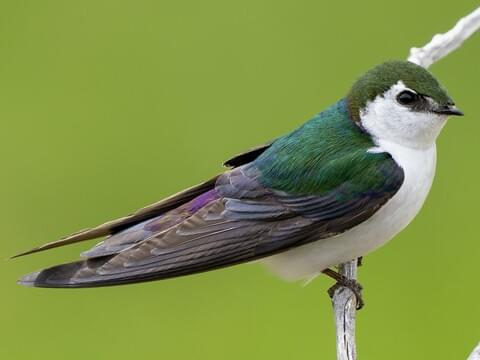
#> input picture assignment5/bird.jpg, 480 x 360 px
$ python caogao.py
#> lines starting #> are read from the running program, lines starting #| are printed output that depends on the picture
'''
###### DO NOT EDIT ######
(Scroll down for start of the assignment)

# MATLAB Code:
# Alexey S. Sokolov a.k.a. nICKEL, Moscow, Russia
# June 2007
# alex.nickel@gmail.com

Zig-zag section
'''

import numpy as np

# Zigzag scan of a matrix

# --INPUT--
# Argument: 2D matrix of any size, not strictly square

# --OUTPUT--
# Returns: 1-by-(m*n) array, where input matrix is m*n

# [170 lines left out: functions zigzag, inverse_zigzag, not called in this run]


'''
######
Assignment 5 starts here
######
'''

def part1_encoder():
    import numpy as np
    import matplotlib.pyplot as plt
    from skimage import io
    from scipy.fftpack import dct

    # Defining block size
    block_size = 8

    # Read image using skimage.io
    file = 'bird.jpg'
    img = io.imread(file)
#> img is the input picture: shape (360, 480, 3); mean R, G, B 127.9, 145.9, 72

    plt.imshow(img)
    plt.title('input image (RGB)')
    plt.axis('off')
    plt.show()

    # Convert the image from RGB space to YCbCr space
    def rgb_to_ycbcr(rgb_image):
        ycbcr_image = np.zeros_like(rgb_image, dtype=np.float32)
        ycbcr_image[:, :, 0] = 0.299 * rgb_image[:, :, 0] + 0.587 * rgb_image[:, :, 1] + 0.114 * rgb_image[:, :, 2]
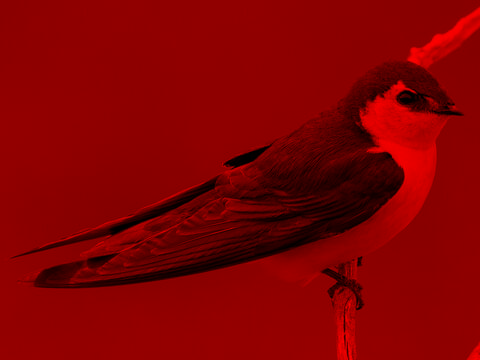
#> ycbcr_image: shape (360, 480, 3) float32; mean R, G, B 132.1, 0, 0
        ycbcr_image[:, :, 1] = 128 - 0.168736 * rgb_image[:, :, 0] - 0.331264 * rgb_image[:, :, 1] + 0.5 * rgb_image[:, :, 2]
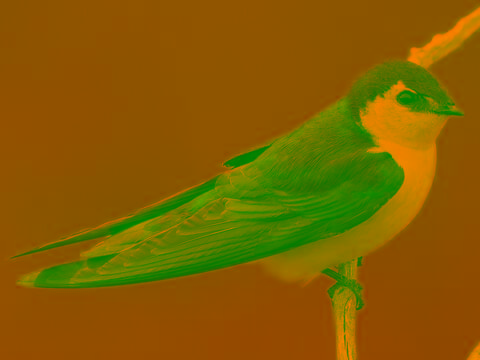
#> ycbcr_image: shape (360, 480, 3) float32; mean R, G, B 132.1, 94, 0
        ycbcr_image[:, :, 2] = 128 + 0.5 * rgb_image[:, :, 0] - 0.418688 * rgb_image[:, :, 1] - 0.081312 * rgb_image[:, :, 2]
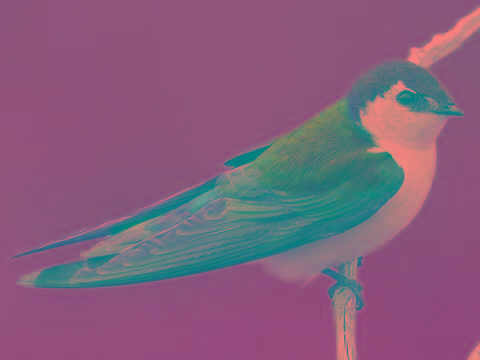
#> ycbcr_image: shape (360, 480, 3) float32; mean R, G, B 132.1, 94, 125.1
        return ycbcr_image

    img = rgb_to_ycbcr(img)

    plt.imshow(np.uint8(img))
    plt.title('input image (YCbCr)')
    plt.axis('off')
    plt.show()

    # Function to compute 2D Discrete Cosine Transform (DCT)
    def dct2D(x):
        return dct(dct(x.T, norm='ortho').T, norm='ortho')

    # Get size of image
    h, w, d = img.shape
#> h = 360; w = 480; d = 3

    # Compute number of blocks (of size 8-by-8), cast the numbers to int
    nbh = np.ceil(h / block_size).astype(int)
#> nbh = 45
    nbw = np.ceil(w / block_size).astype(int)
#> nbw = 60

    # Pad the image
    H = nbh * block_size
#> H = 360
    W = nbw * block_size
#> W = 480
    padded_img = np.zeros((H, W, d))
    padded_img[0:h, 0:w, :] = img

    plt.imshow(np.uint8(padded_img))
    plt.title('Padded Image')
    plt.axis('off')
    plt.show()

    # Create the quantization matrix
    # Create the quantization matrix for Y channel
    quantization_matrix_Y = np.array([
        [16, 11, 10, 16, 24, 40, 51, 61],
        [12, 12, 14, 19, 26, 58, 60, 55],
        [14, 13, 16, 24, 40, 57, 69, 56],
        [14, 17, 22, 29, 51, 87, 80, 62],
        [18, 22, 37, 56, 68, 109, 103, 77],
        [24, 35, 55, 64, 81, 104, 113, 92],
        [49, 64, 78, 87, 103, 121, 120, 101],
        [72, 92, 95, 98, 112, 100, 103, 99]
    ])

    # Create the quantization matrix for Cb and Cr channels
    quantization_matrix_CbCr = np.array([
        [17, 18, 24, 47, 99, 99, 99, 99],
        [18, 21, 26, 66, 99, 99, 99, 99],
        [24, 13, 56, 99, 99, 99, 99, 99],
        [47, 66, 99, 99, 99, 99, 99, 99],
        [99, 99, 99, 99, 99, 99, 99, 99],
        [99, 99, 99, 99, 99, 99, 99, 99],
        [99, 99, 99, 99, 99, 99, 99, 99],
        [99, 99, 99, 99, 99, 99, 99, 99]
    ])

    # Initialize variables for compression calculations
    quantized_blocks = np.zeros((H, W,3))
    nonzeron_num = 0
    quantized_nonzeron_num = 0
    num_pixels = 0

    for i in range(nbh):
        for j in range(nbw):
            # Process each block
            for channel in range(3):
                # Apply DCT
                block = padded_img[i*block_size:(i+1)*block_size, j*block_size:(j+1)*block_size, channel]
                dct_block = dct2D(block)

                # Quantize
                quant_matrix = quantization_matrix_Y if channel == 0 else quantization_matrix_CbCr
                quantized_block = np.round(dct_block / quant_matrix)

                # Calculate non-zero elements
                if channel == 0:  # Only for Y channel
                    nonzeron_num += np.count_nonzero(dct_block)
                    quantized_nonzeron_num += np.count_nonzero(quantized_block)
#> after the loop, nonzeron_num = 85101; quantized_nonzeron_num = 14465

                # Save quantized blocks (for demonstration, we're not using it for encoding)
                # In actual JPEG encoding, you would proceed with further compression steps here

    # Calculate compression metrics
    num_pixels = H * W  # Correcting to consider the entire image size
#> num_pixels = 172800
    before = nonzeron_num / num_pixels
#> before = 0.492
    after = quantized_nonzeron_num / num_pixels
#> after = 0.0837
        # Adjusted Code for Visualization without Inverse DCT
    for i in range(nbh):
        for j in range(nbw):
            for k in range(3):  # Iterate over color channels
                block = padded_img[i*block_size:(i+1)*block_size, j*block_size:(j+1)*block_size, k]

                # Apply DCT
                dct_block = dct2D(block - 128)  # Centering around 0 by subtracting 128

                # Quantize
                if k == 0:  # Y channel
                    quantized_block = np.round(dct_block / quantization_matrix_Y)
                else:  # Cb or Cr channel
                    quantized_block = np.round(dct_block / quantization_matrix_CbCr)

                # Calculate non-zero elements before and after quantization for Y channel only
                if k == 0:
                    nonzeron_num += np.count_nonzero(dct_block)
                    quantized_nonzeron_num += np.count_nonzero(quantized_block)

                # Perform inverse DCT for visualization (skipping to match your request)
                # In a real scenario, you would inverse DCT here to reconstruct the image block

                # Store quantized (not correctly visualized without IDCT) blocks back for visualization
                # This is incorrect for a real JPEG process but follows your structure
                quantized_blocks[i*block_size:(i+1)*block_size, j*block_size:(j+1)*block_size, k] = quantized_block
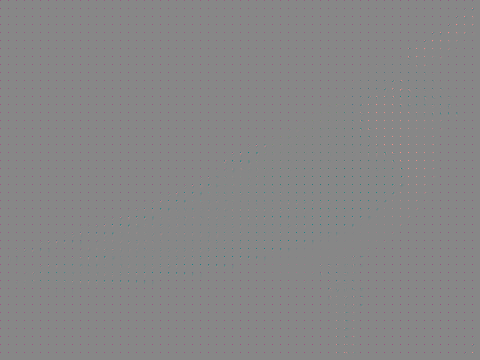
#> quantized_blocks: shape (360, 480, 3) float64; mean R, G, B 0, -0.2, 0; drawn with min black and max white
#> after the loop, nonzeron_num = 170182; quantized_nonzeron_num = 28918

    # Visualize "encoded" image (incorrect without IDCT)
    plt.imshow(np.uint8(quantized_blocks[:,:,0]), cmap='gray')  # Displaying Y channel only for clarity
    plt.title('Encoded Image Visualization')
    plt.axis('off')
    plt.show()
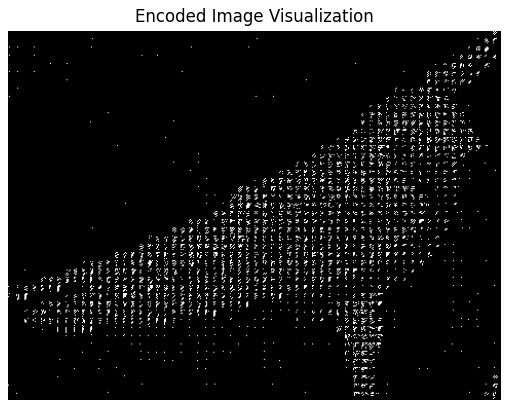
#> figure drawn by matplotlib, 1 panel

    # NOTE: This visualization is not accurate for JPEG encoding as it skips inverse DCT.
    # It's meant to demonstrate quantization's effect on blocks.

    # Print compression results
    print("Percentage of non-zero elements:")
    print(f"Before compression: {before*100:.2f}%")
#| Before compression: 49.25%
    print(f"After compression: {after*100:.2f}%")
#| After compression: 8.37%


'''
def part2_decoder():
    # JPEG decoding

    import numpy as np
    # import scipy
    import matplotlib.pyplot as plt
    from skimage import io
    from scipy.fftpack import dct,idct

    # NOTE: Defining block size
    block_size = 8

    # TODO: Function to compute 2D Discrete Cosine Transform (DCT)
    # Apply IDCT with type 2 and 'ortho' norm parameters

    def idct2D(x):
        ###### Your code here ######
        return result


    # TODO: Load 'encoded.npy' into padded_img (using np.load() function)
    ###### Your code here ######

    # TODO: Load h, w, c, block_size and padded_img from the size.txt file
    ###### Your code here ######

    # TODO: 6. Get size of padded_img, cast to int if needed
    ###### Your code here ######

    # TODO: Create the quantization matrix (Same as before)
    quantization_matrix_Y = # quantization table for the Y channel
    quantization_matrix_CbCr = # quantization table for the Y channel

    ###### Your code here ######

    # TODO: Compute number of blocks (of size 8-by-8), cast to int
    nbh = ###### Your code here ###### # (number of blocks in height)
    nbw = ###### Your code here ###### # (number of blocks in width)

    # TODO: iterate over blocks
    for i in range(nbh):

            # Compute start and end row indices of the block
            row_ind_1 = i * block_size

            row_ind_2 = row_ind_1 + block_size

            for j in range(nbw):

                # Compute start and end column indices of the block
                col_ind_1 = j * block_size

                col_ind_2 = col_ind_1 + block_size

                # TODO: Select current block to process using calculated indices
                Yblock = ###### Your code here ######
                Cbblock = ###### Your code here ######
                Crblock = ###### Your code here ######

                # TODO: Reshape 8-by-8 2D block to 1D array
                Yreshaped = ###### Your code here ######
                Cbreshaped = ###### Your code here ######
                Crreshaped = ###### Your code here ######

                # TODO: Reorder array into block (use inverse_zigzag function)
                Yreordered = ###### Your code here ######
                Cbreordered = ###### Your code here ######
                Crreordered = ###### Your code here ######

                # TODO: De-quantization
                # Multiply each element of reordered block by corresponding element in quantization matrix
                dequantized_YDCT = ###### Your code here ######
                dequantized_CbDCT = ###### Your code here ######
                dequantized_CrDCT = ###### Your code here ######

                # TODO: Apply idct2d() to reordered matrix
                YIDCT = ###### Your code here ######
                CbIDCT = ###### Your code here ######
                CrIDCT = ###### Your code here ######

                # TODO: Copy IDCT matrix into padded_img on current block corresponding indices
                ###### Your code here ######

    # TODO: Remove out-of-range values
    ###### Your code here ######

    plt.imshow(np.uint8(padded_img))
    plt.title('decoded padded image (YCbCr)')
    plt.axis('off')
    plt.show()

    # TODO: Get original sized image from padded_img
    ###### Your code here ######

    plt.imshow(np.uint8(decoded_img))
    plt.title('decoded padded image (YCbCr)')
    plt.axis('off')
    plt.show()

    # TODO: Convert the image from YCbCr to RGB
    ###### Your code here ######

    # TODO: Remove out-of-range values
    ###### Your code here ######

    plt.imshow(np.uint8(decoded_img))
    plt.title('decoded image (RGB)')
    plt.axis('off')
    plt.show()

'''
if __name__ == '__main__':
    part1_encoder()
    # part2_decoder()
